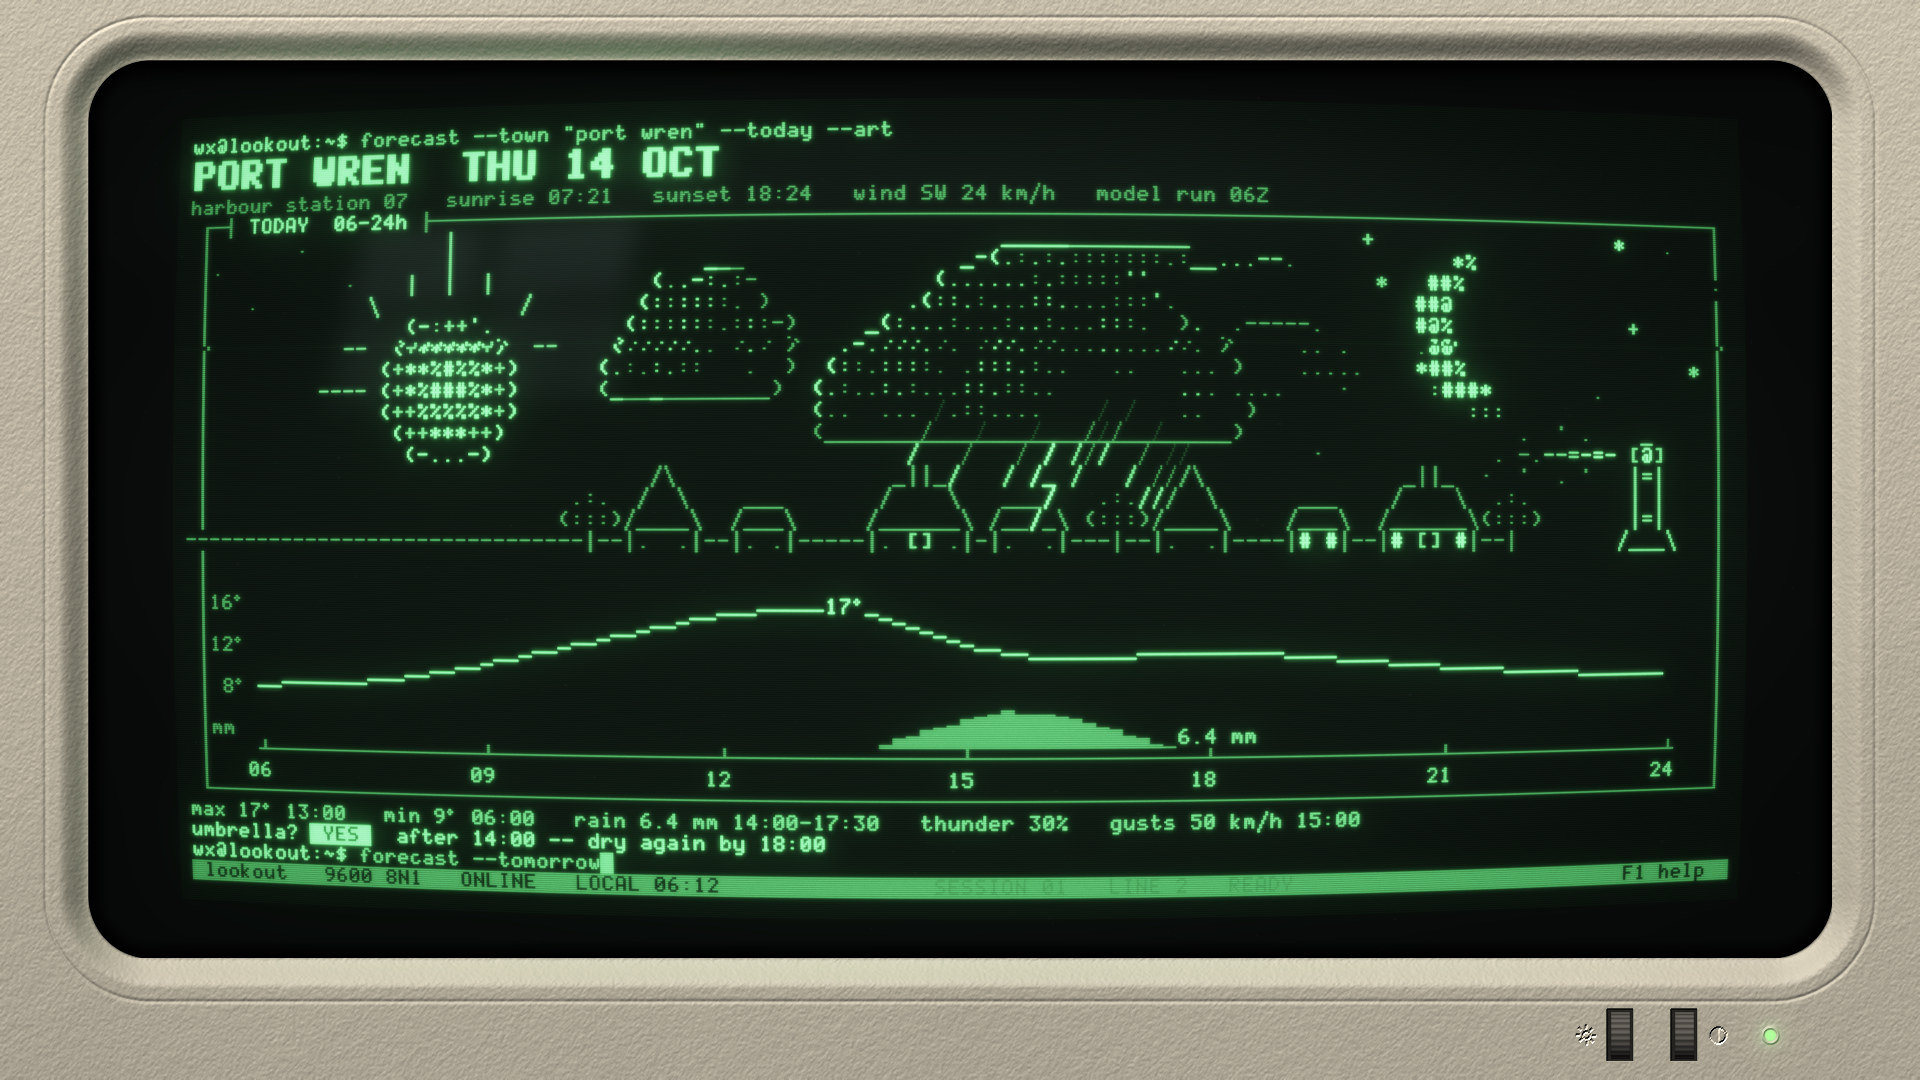

This figure's Python source:
"""Example (green-screen CRT terminal / 绿屏终端): 今天带伞吗 · Bring an Umbrella? -- a forecast typed into a 1980s
video terminal. Someone at a little harbour weather station asks the terminal for today's forecast and the answer
comes back as ASCII art in glowing P1 phosphor: the day drawn from left to right as one strip over an hour axis --
a low morning sun with its rays, fair-weather cumulus, a storm cloud raining on the town from 14:00 to 17:30, the
sky clearing, a crescent moon, lit windows and a lighthouse beam at night -- then a temperature curve plotted with
the terminal's scan-line bars, rain bars in block eighths, a summary, and the answer: YES, after 14:00.
The tube: scan lines, blooming bold characters, halation, a barrel-curved raster, afterglow trails behind the falling
rain, a double-height headline, a reverse-video status line with an older one burnt into the phosphor; a putty
plastic bezel whose chamfer catches the green glow, a power LED and two thumbwheels.
Draw-on stages: screen off -> power on -> command typed -> header -> the picture streams in row by row -> curve ->
rain bars and axis -> summary and answer. No image model.
python3 crt_weather.py [out.jpg] [--stages DIR]
"""
import os, sys, time
sys.path.insert(0, os.path.join(os.path.dirname(os.path.abspath(__file__)), '..', 'lib'))
import numpy as np
from crt import CRTTerminal

out = sys.argv[1] if len(sys.argv) > 1 and not sys.argv[1].startswith('--') else 'crt_weather.jpg'
stages = sys.argv[sys.argv.index('--stages') + 1] if '--stages' in sys.argv else None
t0 = time.time()

COLS, ROWS = 120, 36
t = CRTTerminal(1920, 1080, seed=11, cols=COLS, rows=ROWS)
ASP = t.cw / t.ch                                  # a column is this many rows wide


def X(h):
    """hour of the day -> column (06:00 at column 6, 24:00 at column 114)"""
    return 6 + (h - 6) * 6.0


# ================================================================ the picture (hidden art map, rows 5-20)
TOP, GROUND = 5, 19.4

# ---- morning: a low sun -- bright core, faint corona, long and short rays above the horizon
t.material('corona', [' ', ' ', ' ', '.', ':'], attrs=['dim'] * 5, outline=None, dither=0.06)
t.material('sun', [' ', '.', ':', '+', '*', '%', '#', '@'],
           attrs=['dim', 'dim', 'normal', 'normal', 'bold', 'bold', 'bold', 'bold'], outline='cloud', edge=1.0, dither=0.10)
t.material('ray', ['.'], edge=0.70)
sx, sy, sr = X(8.6), 12.4, 5.4
t.fill(t.circle(sx, sy, sr * 1.6), 'corona', t.radial_tone(sx, sy, sr * 1.6, 1.0, 0.0, 1.6))
for k in range(9):                                 # the rays: only those above the hills
    a = np.radians(180 + k * 22.5)
    r0, r1 = sr * 1.3, sr * (2.05 if k % 2 == 0 else 1.65) * (0.72 if k == 8 else 1.0)
    t.stroke([(sx + r0 * np.cos(a), sy + r0 * np.sin(a) * ASP), (sx + r1 * np.cos(a), sy + r1 * np.sin(a) * ASP)],
             'ray', width=1.4)
t.fill(t.circle(sx, sy, sr), 'sun', t.radial_tone(sx, sy, sr, 1.0, 0.28, 1.0))

# ---- late morning: fair-weather cumulus, lit from the sun on the left
t.material('cumulus', [' ', '.', ':', '.', ':', ':', '*'], attrs=['dim', 'dim', 'dim', 'normal', 'normal', 'bold', 'bold'],
           outline='cloud', dither=0.10)                 # brighter by intensity, not by busier characters
t.puffs([(X(11.05), 11.3, 2.6), (X(11.45), 9.9, 3.4), (X(12.05), 9.3, 3.6), (X(12.55), 10.7, 2.5),
         (X(11.75), 11.6, 3.6)], 'cumulus', light=(-0.85, -0.5, 0.3), amb=0.0, base=13, base_dark=0.5)

# ---- afternoon: the storm -- a towering cloud with an anvil, a dark flat base, rain on the town 14:00-17:30
t.material('storm', [' ', ' ', '.', '.', ':', '.', ':', ':'], attrs=['dim'] * 5 + ['normal', 'normal', 'bold'],
           outline='cloud', dither=0.12)
storm = [(X(13.9), 12.2, 3.2), (X(14.6), 11.0, 3.9), (X(15.3), 9.4, 4.4), (X(15.9), 8.2, 3.8), (X(16.5), 9.2, 4.3),
         (X(17.2), 10.6, 4.0), (X(17.8), 11.8, 3.3), (X(14.7), 12.8, 4.4), (X(15.9), 12.4, 5.0), (X(17.0), 12.8, 4.4),
         (X(18.1), 13.1, 2.6), (X(13.6), 13.6, 2.4), (X(16.0), 13.8, 6.5)]
t.puffs(storm, 'storm', light=(-0.8, -0.55, 0.25), amb=0.0, base=15, base_dark=0.7)
anvil = t.poly([(X(14.9), 7.4), (X(15.5), 5.95), (X(18.6), 5.95), (X(19.3), 6.25), (X(18.2), 6.75), (X(16.9), 7.3),
                (X(16.0), 8.0)])
t.fill(anvil, 'storm', t.ramp_tone((X(15), 6), (X(19), 7), 0.75, 0.35))

# ---- evening: the last ragged cloud breaks up; night: a crescent moon
t.material('wisp', [' ', '.', '-', '~'], attrs=['dim'] * 4, outline=None, dither=0.15)
for (c, r, w, s) in [(X(18.9), 9.8, 3.6, 0.9), (X(19.6), 11.1, 2.8, 0.6), (X(18.6), 12.4, 2.2, 0.45)]:
    t.fill(t.ellipse(c, r, w, 0.42), 'wisp', s)

t.material('moon', [' ', '.', ':', '*', '%', '#', '@'], attrs=['dim', 'dim', 'normal', 'bold', 'bold', 'bold', 'bold'],
           outline=None, dither=0.05)
mx, my, mr = X(21.6), 9.8, 5.8
t.fill(t.circle(mx, my, mr) * (1 - t.circle(mx + 2.6, my - 0.35, mr * 0.97)), 'moon',
       t.radial_tone(mx - 2.0, my, mr * 1.4, 1.0, 0.6, 0.6))

# ---- the land: flat ground for the town, the sea on the right
t.material('hill', [' ', ' ', ' ', '.', ','], attrs=['dim'] * 5, outline='straight', dither=0.25)
t.fill(t.rect(-1, GROUND, 101, 21.0), 'hill', 0.22)
t.material('sea', [' ', ' ', '-', '~'], attrs=['dim'] * 4, outline=None, dither=0.3)
t.fill(t.rect(101, GROUND + 0.5, 121, 21.0), 'sea', t.ramp_tone((101, 0), (121, 0), 0.65, 0.95))

t.compose(region=(TOP, 21, 0, COLS))

# ---- hand-drawn pieces on top of the composed art
rng = np.random.default_rng(4)
for c, r, ch, a in [(2, 6, '.', 'dim'), (5, 8, '·', 'dim'), (9, 5, '.', 'dim'), (13, 7, '·', 'dim'),
                    (84, 6, '.', 'dim'), (88, 12, '·', 'dim'), (91, 7, '*', 'normal'), (94, 10, '.', 'dim'),
                    (90, 5, '+', 'normal'), (99, 16, '·', 'dim'), (110, 5, '*', 'bold'), (108, 12, '.', 'dim'),
                    (111, 9, '+', 'normal'), (114, 5, '.', 'dim'), (116, 11, '*', 'normal'), (118, 7, '·', 'dim'),
                    (103, 15, '.', 'dim'), (86, 15, '·', 'dim')]:
    t.put(c, r, ch, a)

# houses along the ground: dark windows by day, lit ones after dusk; the lighthouse on its rock, beam sweeping
H1 = ['  /\\  ', ' /  \\ ', '/____\\', '|o  o|']
H2 = [' ____ ', '/____\\', '|o  o|']
H3 = ['   _||_ ', '  /    \\', ' /______\\', ' |o [] o|']
H4 = [' ___ ', '/___\\', '|o o|']
TREE = [' .:. ', '(:::)', '  |  ']
for c0, spr in [(30, TREE), (35, H1), (43, H4), (52, H3), (62, H2), (69, TREE), (74, H1), (84, H4), (90, H3),
                (99, TREE)]:
    night = c0 >= 82
    t.sprite(c0, 20 - len(spr), spr, 'dim', attrs={'o': 'bold' if night else 'dim', '[': 'normal', ']': 'normal'},
             swap={'o': '#' if night else '.'})
LH = ['  _  ', ' [@] ', ' |=| ', ' | | ', ' |=| ', '/___\\']
t.sprite(110, 20 - len(LH), LH, 'normal', attrs={'@': 'bold'})
lr = 20 - len(LH) + 1
for k, (c, ch) in enumerate([(109, '-'), (108, '='), (107, '-'), (106, '='), (105, '-'), (104, '-'), (102, '-'), (100, '.')]):
    t.put(c, lr, ch, 'bold' if k < 3 else 'normal' if k < 6 else 'dim')
for c, ch in [(107, '.'), (105, "'"), (102, '.')]:
    t.put(c, lr - 1, ch, 'dim')
for c, ch in [(107, "'"), (105, '.'), (102, "'")]:
    t.put(c, lr + 1, ch, 'dim')

# rain: streaks from the cloud base down to the roofs; each drop leaves the afterglow of where it was a frame ago
RAIN = []
for c in range(int(X(14.0)), int(X(17.7))):
    dens = float(np.interp(c, [X(14.0), X(14.8), X(15.6), X(16.6), X(17.3), X(17.7)], [0.15, 0.55, 0.75, 0.7, 0.4, 0.1]))
    for r in range(15, 18):
        if not t.art_text[r, c] and rng.random() < dens * 0.5:      # not over the roofs
            RAIN.append((c, r))
# a lightning bolt out of the base at about 16:10 (no rain, and no afterglow, right next to it)
BOLT = [(66, 15, '/'), (65, 16, '/'), (66, 16, '_'), (66, 17, '/'), (65, 18, '/')]
near = {(c + dc, r + dr) for c, r, _ in BOLT for dc in (-1, 0, 1) for dr in (-1, 0, 1)}
RAIN = [(c, r) for c, r in RAIN if (c, r) not in near]
for c, r in RAIN:
    t.put(c, r, '/', 'normal')
for c, r, ch in BOLT:
    t.put(c, r, ch, 'bold')

# ================================================================ the session
t.stage('off')
t.power()
t.stage('power')

t.write(0, 0, 'wx@lookout:~$ ', 'bold')
t.write(14, 0, 'forecast --town "port wren" --today --art', 'normal')
t.cursor(56, 0)
t.stage('command')

t.big(0, 1, 'PORT WREN  THU 14 OCT', 'bold')
t.write(0, 3, 'harbour station 07   sunrise 07:21   sunset 18:24   wind SW 24 km/h   model run 06Z', 'dim')
t.box(1, 4, 118, 31, attr='dim', title='TODAY  06-24h')
t.cursor(0, 32)
t.stage('header')

t.reveal(TOP, 12)
t.stage('picture_top')
t.reveal(12, 20)
for c, r in RAIN:                                  # the drops one and two frames back, still glowing
    t.trail(c + 1, r - 1, '/', 0.32)
    t.trail(c + 2, r - 2, '/', 0.10)
t.stage('picture')

# temperature: a curve of scan-line bars (5 heights per row)
HOURS = [6, 7, 8, 9, 10, 11, 12, 13, 14, 15, 16, 17, 18, 19, 20, 21, 22, 23, 24]
TEMP = [9.0, 9.1, 9.8, 11.2, 12.8, 14.6, 16.1, 17.0, 16.3, 13.4, 12.2, 12.3, 12.8, 12.4, 11.7, 11.1, 10.6, 10.2, 10.0]
xs = np.linspace(6, 24, 400)
ys = np.interp(xs, HOURS, TEMP)
ys = np.convolve(np.pad(ys, 6, mode='edge'), np.ones(13) / 13, mode='valid')     # a smooth curve
at = t.plot(X(6), 22, 108, 5, xs, ys, (6, 24), (8, 18), attr='bold')
for v in (16, 12, 8):
    c, r = at(6, v)
    t.write(2, int(round(r)), '%2d°' % v, 'dim')
c, r = at(13, 17.0)
t.write(int(c) + 2, int(round(r)), '17°', 'bold')
t.stage('curve')

# rain: block-eighth bars, mm per hour
rate_h = [13.9, 14.2, 14.8, 15.5, 16.2, 16.8, 17.3, 17.65]
rate_v = [0.0, 0.6, 1.6, 2.6, 2.4, 1.5, 0.6, 0.0]
vals = [float(np.interp(6 + (c + 0.5 - X(6)) / 6.0, rate_h, rate_v)) for c in range(int(X(6)), int(X(24)))]
t.bars(int(X(6)), 27, 2, vals, 3.0, 'dim')
t.write(2, 28, 'mm', 'dim')
t.write(int(X(17.8)), 28, '6.4 mm', 'normal')
# the hour axis
t.hline(int(X(6)), int(X(24)), 29, 'dim')
for h in range(6, 25, 3):
    c = int(round(X(h)))
    t.write(c, 29, '┴', 'dim')
    t.write(c - 1, 30, '%02d' % h, 'normal')
t.stage('bars')

t.write(0, 32, 'max 17° 13:00   min 9° 06:00   rain 6.4 mm 14:00-17:30   thunder 30%   gusts 50 km/h 15:00', 'normal')
t.write(0, 33, 'umbrella? ', 'bold')
t.write(10, 33, ' YES ', 'bold+rev')
t.write(16, 33, ' after 14:00 -- dry again by 18:00', 'bold')
t.write(0, 34, 'wx@lookout:~$ ', 'bold')
t.write(14, 34, 'forecast --tomorrow', 'normal')
t.cursor(33, 34)
t.write(0, 35, (' lookout   9600 8N1   ONLINE   LOCAL 06:12').ljust(COLS - 9) + 'F1 help  ', 'dim+rev')
t.burn(58, 35, 'SESSION 01   LINE 2   READY', 0.22)               # an old status line, years in the phosphor
t.tear(9.7, 5.0, 2)                                # a two-line horizontal-sync slip through the clouds

t.save(out, stages_dir=stages)
print(f'{out}  {time.time() - t0:.1f}s')
